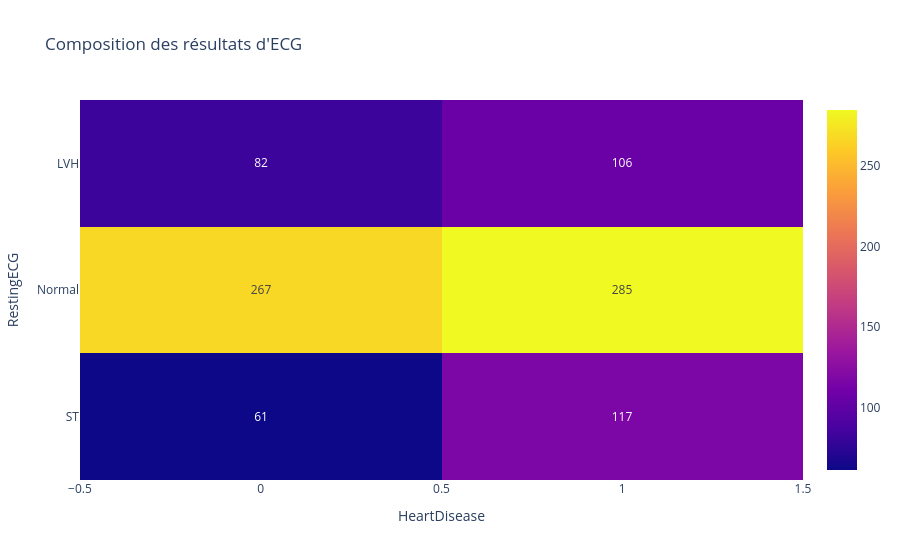

Source (notebook cell):
### Code cell
table = pd.crosstab(data["RestingECG"], data["HeartDisease"])
fig = px.imshow(table, text_auto=True, title="Composition des résultats d'ECG")
fig.show()

### Figure 1 — Plotly figure (JSON) as saved in the notebook; plotly's stock layout.template omitted (floating-point values rounded to 4 significant figures)
{"data": [{"coloraxis": "coloraxis", "hovertemplate": "HeartDisease: %{x}<br>RestingECG: %{y}<br>color: %{z}<extra></extra>", "name": "0", "texttemplate": "%{z}", "type": "heatmap", "x": [0, 1], "xaxis": "x", "y": ["LVH", "Normal", "ST"], "yaxis": "y", "z": [[82, 106], [267, 285], [61, 117]]}], "layout": {"coloraxis": {"colorscale": [[0, "#0d0887"], [0.1111, "#46039f"], [0.2222, "#7201a8"], [0.3333, "#9c179e"], [0.4444, "#bd3786"], [0.5556, "#d8576b"], [0.6667, "#ed7953"], [0.7778, "#fb9f3a"], [0.8889, "#fdca26"], [1, "#f0f921"]]}, "title": {"text": "Composition des résultats d'ECG"}, "xaxis": {"anchor": "y", "constrain": "domain", "domain": [0, 1], "scaleanchor": "y", "title": {"text": "HeartDisease"}}, "yaxis": {"anchor": "x", "autorange": "reversed", "constrain": "domain", "domain": [0, 1], "title": {"text": "RestingECG"}}}}
